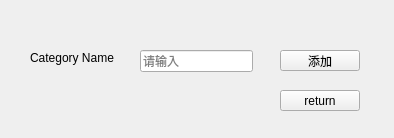
<?xml version="1.0" encoding="UTF-8"?>
<ui version="4.0">
 <class>MyAddCategory</class>
 <widget class="QWidget" name="MyAddCategory">
  <property name="geometry">
   <rect>
    <x>0</x>
    <y>0</y>
    <width>394</width>
    <height>138</height>
   </rect>
  </property>
  <property name="windowTitle">
   <string>Form</string>
  </property>
  <property name="toolTip">
   <string>添加新分组</string>
  </property>
  <widget class="QPushButton" name="pushButton">
   <property name="geometry">
    <rect>
     <x>280</x>
     <y>90</y>
     <width>80</width>
     <height>21</height>
    </rect>
   </property>
   <property name="text">
    <string>return</string>
   </property>
  </widget>
  <widget class="QLabel" name="label">
   <property name="geometry">
    <rect>
     <x>30</x>
     <y>50</y>
     <width>91</width>
     <height>16</height>
    </rect>
   </property>
   <property name="text">
    <string>Category Name</string>
   </property>
  </widget>
  <widget class="QPushButton" name="pushButton_2">
   <property name="geometry">
    <rect>
     <x>280</x>
     <y>50</y>
     <width>80</width>
     <height>21</height>
    </rect>
   </property>
   <property name="text">
    <string>添加</string>
   </property>
  </widget>
  <widget class="QLineEdit" name="lineEdit">
   <property name="geometry">
    <rect>
     <x>140</x>
     <y>50</y>
     <width>113</width>
     <height>22</height>
    </rect>
   </property>
   <property name="placeholderText">
    <string>请输入</string>
   </property>
  </widget>
 </widget>
 <resources/>
 <connections/>
</ui>
